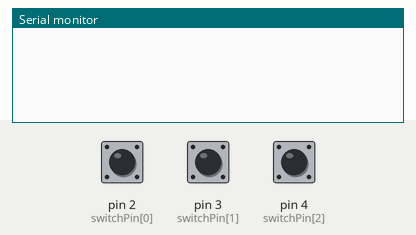
This sketch was run on a simulated Arduino Uno, built with avr-gcc and run on an emulated ATmega328P. Parts: the last lines printed to the serial monitor. The inputs (shaded band) are chosen by the test bench; at power-on: pin 2 (switchPin[0]) HIGH, pin 3 (switchPin[1]) HIGH, pin 4 (switchPin[2]) HIGH. No radio packets arrive unless stated.

Above: at 1.2 s.
1.3 s: pin 2 (switchPin[0]) pulled LOW for 0.15 s
At 2.6 s:
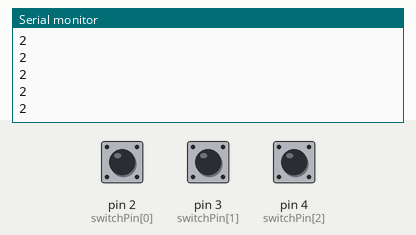
2.9 s: pin 3 (switchPin[1]) pulled LOW for 0.15 s
At 3.9 s:
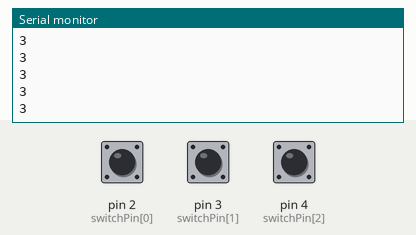
4.5 s: pin 4 (switchPin[2]) pulled LOW for 0.15 s
At 5.1 s:
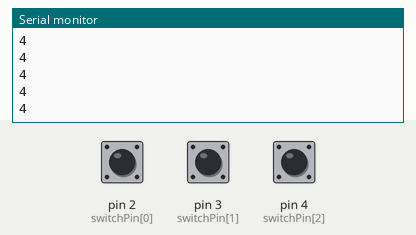
Timing chart, 0 to 7.5 s (numbered marks = the images above; inputs shaded):
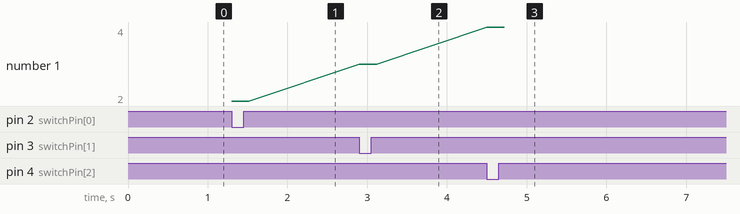

Measured:
- after the input at 1.3 s, the serial monitor: prints a new line at once (image 1)
- after the input at 2.9 s, the serial monitor: prints a new line at once (image 2)
- after the input at 4.5 s, the serial monitor: prints a new line at once (image 3)
- plotted number 1: 2 → 3 after the input at 2.9 s, 3 → 4 after the input at 4.5 s

The sketch:

remoteControl.ino
```cpp
#include <SPI.h>
#include <nRF24L01.h>
#include <RF24.h>

RF24 radio(7, 8);
byte switchPin[3] = { 2,3,4 };

const byte address[6] = "00011";

int pinVal;

void setup() {
  radio.begin();
  radio.setRetries(15,15);
  radio.setPALevel(RF24_PA_MAX);
  radio.openWritingPipe(address);
  radio.stopListening();
   for (byte i = 0; i < 3; i++)
   pinMode(switchPin[i], INPUT_PULLUP);
   Serial.begin(9600);
}

void loop() {
  for (byte i = 0; i < 3; i++) {
    pinVal = digitalRead(switchPin[i]);
    if (pinVal == LOW) {
      sendRF(switchPin[i]);
      Serial.println(switchPin[i]);
    }
  }
  delay(0);
}

void sendRF(int data) {
    radio.write(&data, sizeof(data));
}
```
